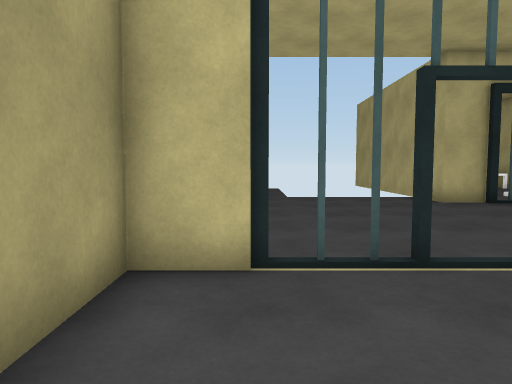
[1] (above)

17 first-person views from a walk through a Unity game level. The camera is 1.2 m above the floor, tilts 4° down and sees 70° across. Doors are open. The floor is counted in squares, 1 m on a side. Each view is taken from the middle of a square. On the plan, view 1 faces up. The plan holds only what a view shows up to about 15 squares ahead; the rest is blank. The place goes on beyond the plan. The player character is not drawn. Surface patterns are stand-ins for the level's own textures.

[2]
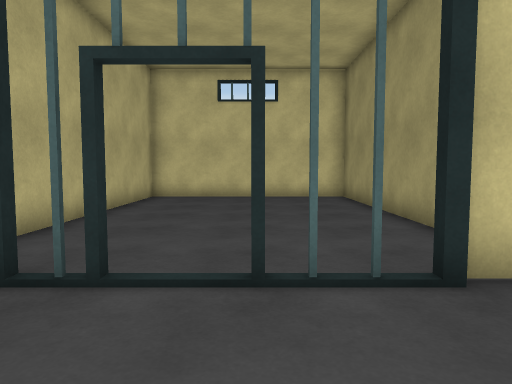

[3]
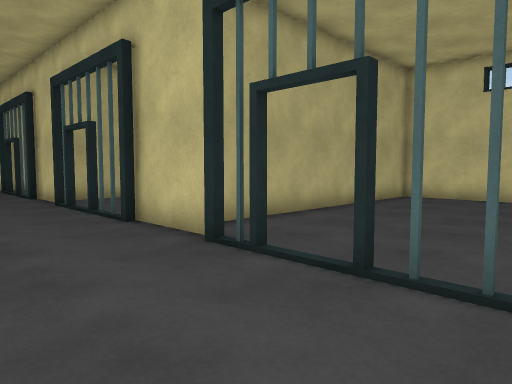

[4]
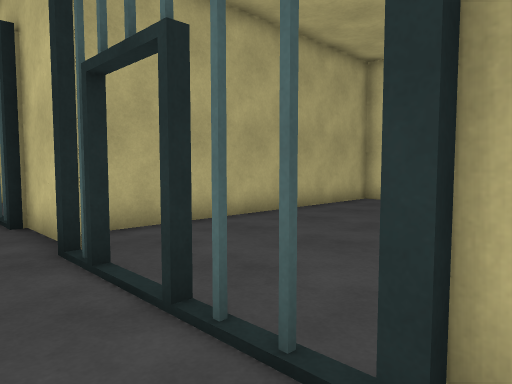

[5]
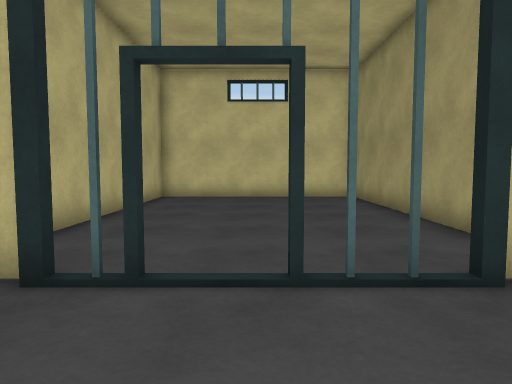

[6]
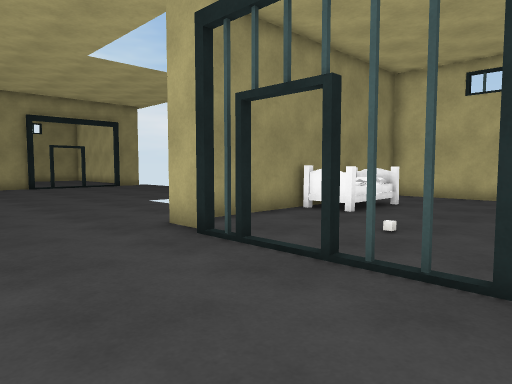

[7]
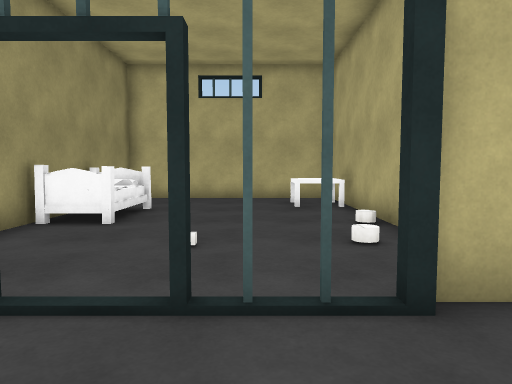

[8]
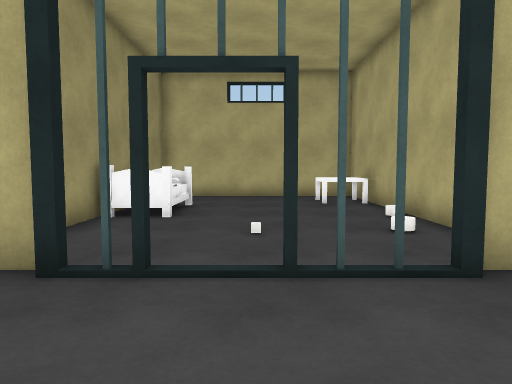

[9]
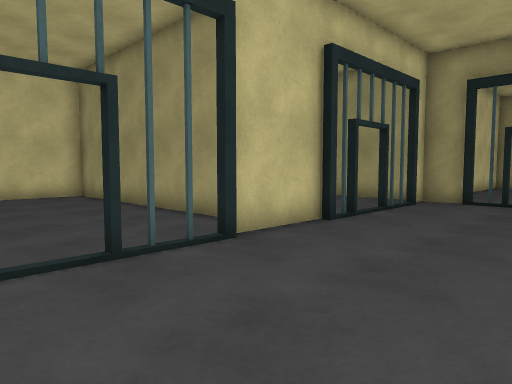

[10]
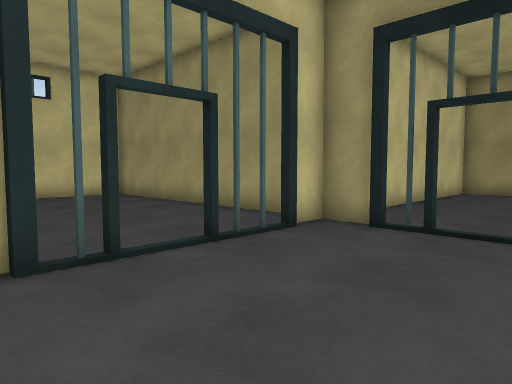

[11]
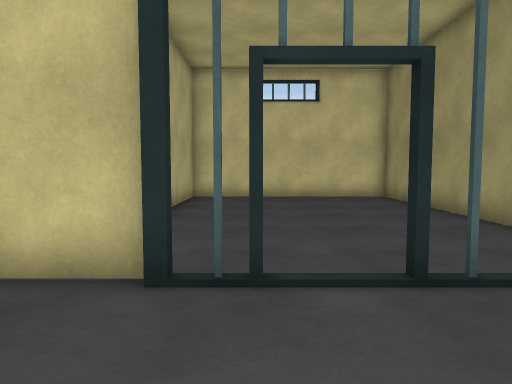

[12]
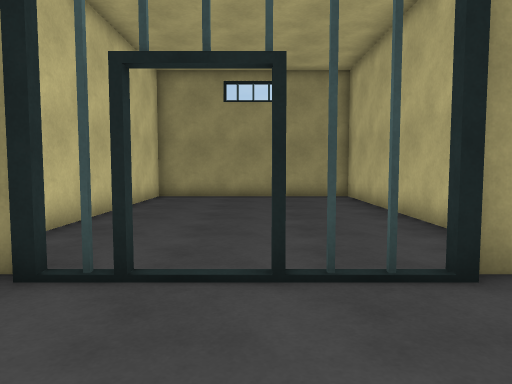

[13]
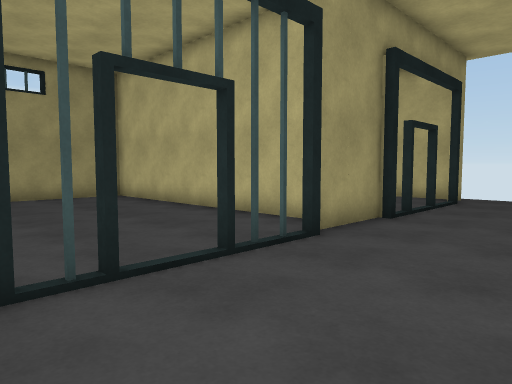

[14]
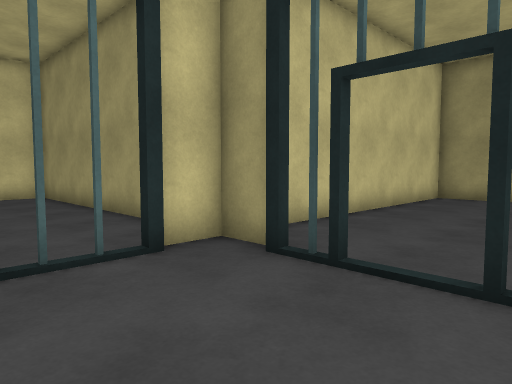

[15]
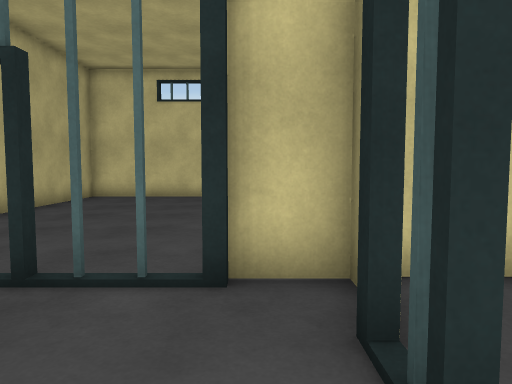

[16]
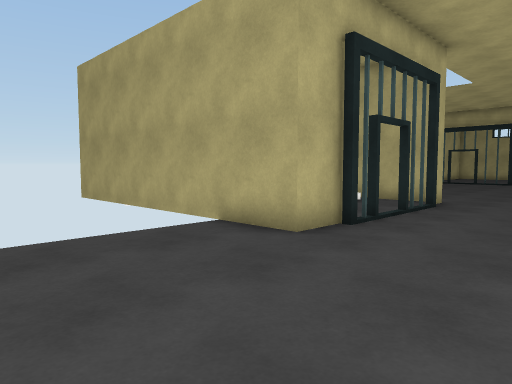

[17]
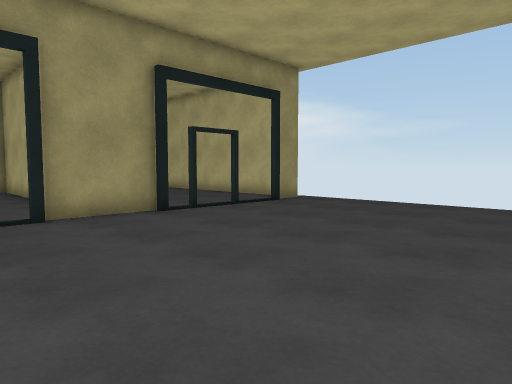

### Floor plan
Ten units are one square. View 1 is at (0, 0); x grows to the right and y downward. Boxes are objects, and circles mark ways between rooms. Rooms are numbered by the first view taken in them; rooms with no view inside come last. Other rooms are left out.
<svg viewBox="-202 -234 352 305">
<path fill="none" stroke="#000" d="M62 -20 62 -29M2 -41 -15 -41 -15 66M-10 65 60 65M62 66 62 -19M-90 -131 -90 -104M-41 -44 -35 -44M-30 -41 -2 -41M-90 -55 -90 -40M-90 -194 -90 -182M-94 -193 -114 -193M-91 -41 -76 -41M75 -122 62 -122 62 -229M50 -41 76 -41M89 -119 82 -119M139 -122 125 -122M125 -41 145 -41M62 11 62 61M62 -15 62 6M60 65 137 65 137 -38M-119 -119 -197 -119 -197 -41 -91 -41M-109 -119 -116 -119M-101 -119 -108 -119M-90 -40 -90 65 -10 65M-15 66 -15 12M137 -126 137 -228 62 -228 62 -134"/>
<rect x="65" y="-195" width="20" height="30" fill="#bbb"><title>bed</title></rect>
<rect x="115" y="-215" width="20" height="20" fill="#bbb"><title>other object</title></rect>
<circle cx="0" cy="-40" r="3" fill="#2a7"/>
<circle cx="10" cy="-40" r="3" fill="#2a7"/>
<circle cx="25" cy="-40" r="3" fill="#2a7"/>
<circle cx="103" cy="-47" r="3" fill="#2a7"/>
<circle cx="120" cy="-40" r="3" fill="#2a7"/>
<circle cx="85" cy="-40" r="3" fill="#2a7"/>
<circle cx="-90" cy="-100" r="3" fill="#2a7"/>
<circle cx="-90" cy="-75" r="3" fill="#2a7"/>
<circle cx="-90" cy="-90" r="3" fill="#2a7"/>
<circle cx="-40" cy="-40" r="3" fill="#2a7"/>
<circle cx="-70" cy="-40" r="3" fill="#2a7"/>
<circle cx="95" cy="-120" r="3" fill="#2a7"/>
<text x="20" y="10">1</text>
<text x="-30" y="-120">2</text>
<text x="100" y="10">3</text>
<text x="-140" y="-80">4</text>
<text x="-50" y="10">5</text>
<text x="100" y="-180">6</text>
</svg>
Room 1 opens to room 2. Room 2 opens to room 3. Room 2 opens to room 4. Room 2 opens to room 5. Room 2 opens to room 6.

Where each view was taken, in squares from view 1:
view 1: 0 up, 0 right, facing up
view 2: 8 up, 2 right, facing down
view 3: 8 up, 0 right, facing down-right
view 4: 6 up, 7 right, facing down-right
view 5: 8 up, 10 right, facing down
view 6: 8 up, 13 right, facing up-left
view 7: 9 up, 11 right, facing up
view 8: 8 up, 10 right, facing up
view 9: 9 up, 4 right, facing down-left
view 10: 9 up, 2 left, facing down-left
view 11: 8 up, 4 left, facing down
view 12: 8 up, 5 left, facing left
view 13: 5 up, 5 left, facing up-left
view 14: 9 up, 5 left, facing down-left
view 15: 8 up, 8 left, facing down
view 16: 8 up, 1 right, facing up-right
view 17: 8 up, 0 right, facing up-left
